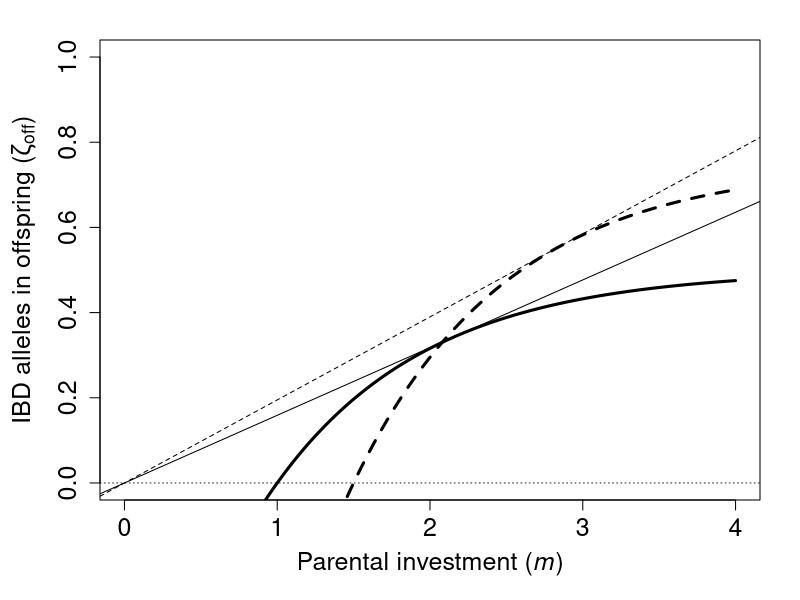
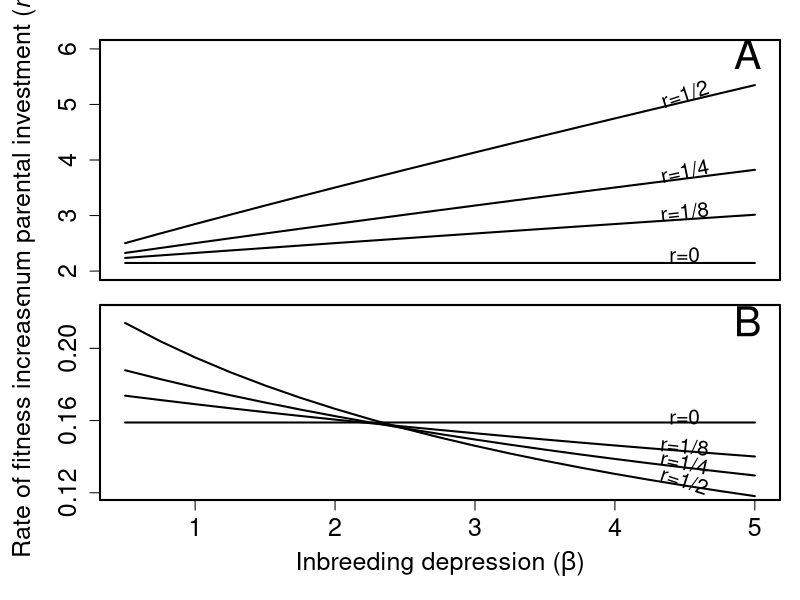
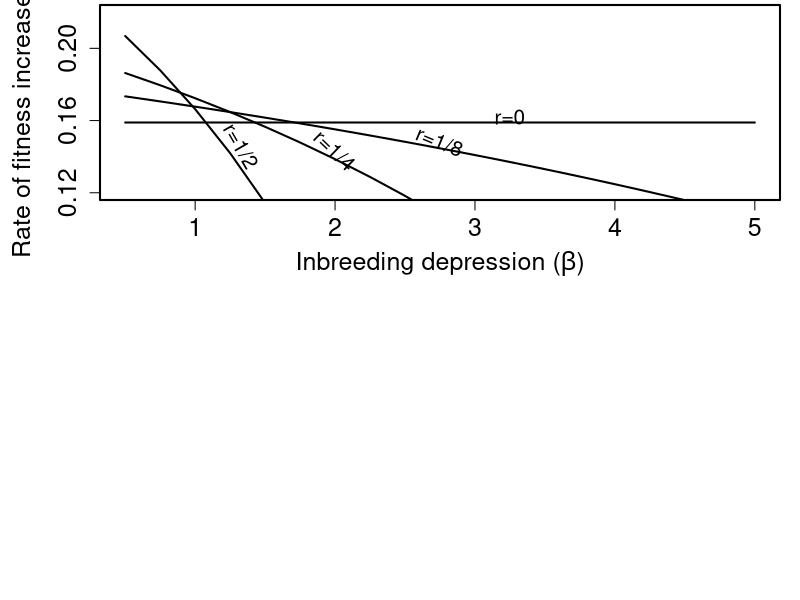
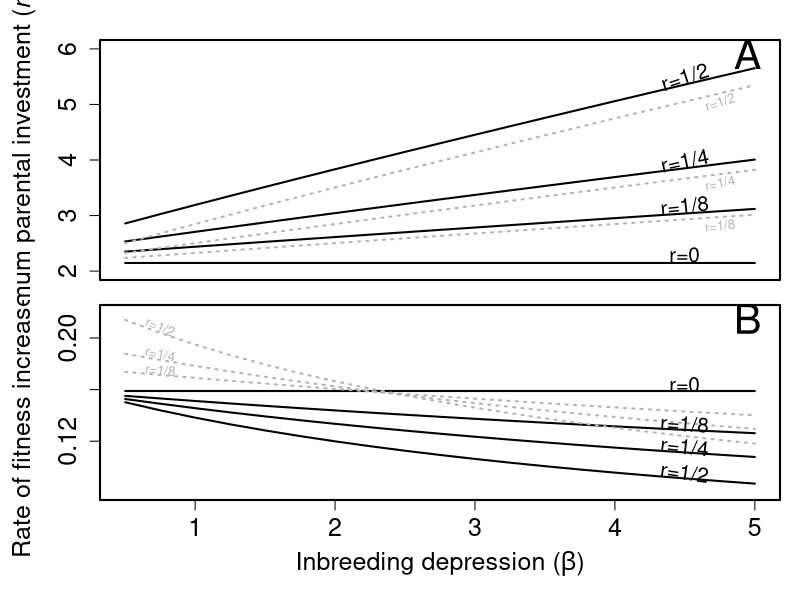
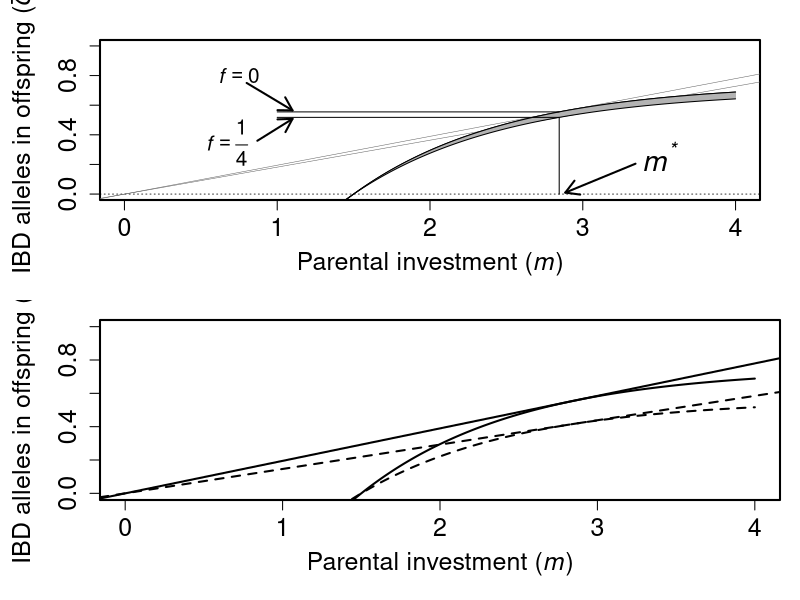
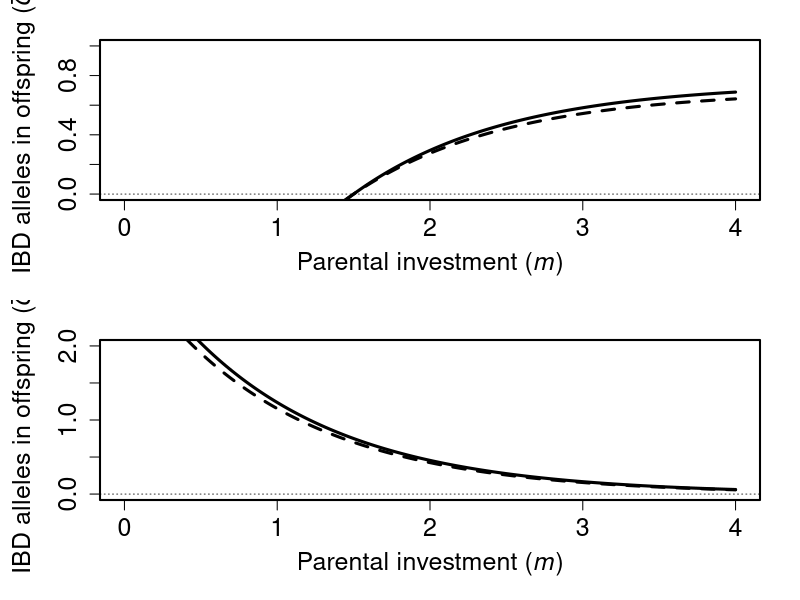
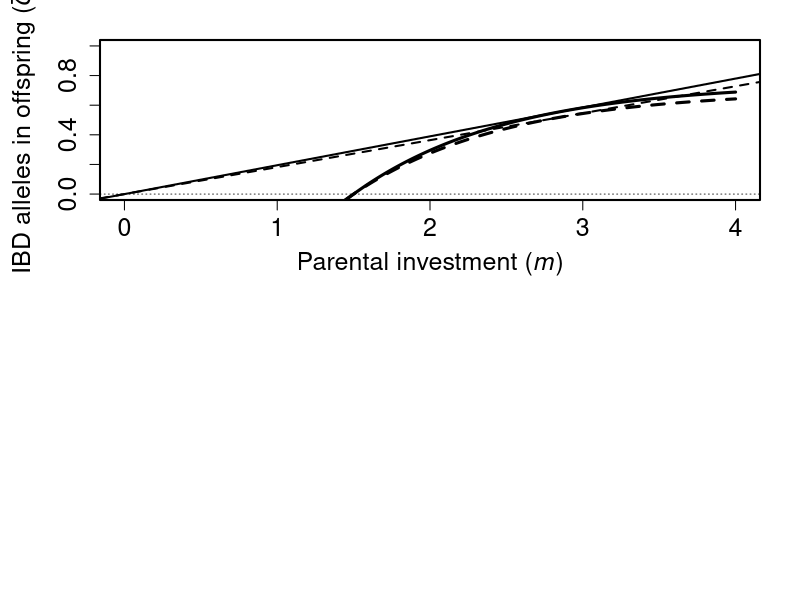

These figures' R source, in order:
## ---- chunk 1
# Below is a function of the general equation for plotting
OffATr <- function(r, m, mmin=1, Beta=1, c=1){
    return( (1/2)*(1+r) * (1 - exp(-c*(m - mmin - Beta*r)) ));
}
# Below is the same equation as an expression for maths
fm  <- expression(0.5*(1+r)*(1-exp(-c*(m-mmin-Beta*r))),'m');
# We can use the above to differentiate fm wrt `m`
fmd <- D(fm,'m'); # can print fmd to show solution
# Below is fmd for analysis and plotting
OffATrd <- function(r, m, mmin=1, Beta=1, c=1){
    return(  0.5 * (1 + r) * (exp(-c * (m - mmin - Beta * r)) * c)  );
    # Also can simplify: return(  (c/2)*(1+r)*exp(-c*(m-mmin-Beta*r))  );
} # We'll need the above to find m^{*} and \gamma^{*} 
# To find m^{*}, can use the function below
findm <- function(low.guess,high.guess,rval,mmin=1,Beta=1,c=1){
  fm  <- function(m,r=rval){ 
           OffATrd(r=rval, mmin=mmin, Beta=Beta, m=m, c=c)*(0-m) + 
             OffATr(r=rval, mmin=mmin, Beta=Beta, m=m, c=c);
         }
  lg  <- fm(m=low.guess, r=rval);
  hg  <- fm(m=high.guess,r=rval);
  if(lg > 0){
    u <- low.guess;
    l <- high.guess;
  }else{
    u <- high.guess;
    l <- low.guess;
  }
  if((fm(l) > 0 & fm(u) > 0) | (fm(l) < 0 & fm(u) < 0)){
    return("Value of m is outside the range");
  }else{
    check  <- 1;
    mguess <- 0.5 * (l+u);
    i      <- 0;
    while(abs(check) > 0.000001 & i < 1000000){
        check <- fm(r=rval, m=mguess);
        if(check > 0){
          u      <- mguess;
          mguess <- 0.5*(l+mguess); 
        }else{
          l      <- mguess;
          mguess <- 0.5*(u+mguess);
        }
        i <- i+1;
    }
    return(mguess);
  }
} # Running the below returns the estimate
# Below returns m^{*} for outbreeders and inbreeders, respectively
r00m <- findm(low.guess=0,high.guess=4,rval=0.0,mmin=1,Beta=1,c=1);
r05m <- findm(low.guess=0,high.guess=4,rval=0.5,mmin=1,Beta=1,c=1);
# Below finds the tangent slope, \gamma^{*}
r00g <- OffATr(r=0,   m=r00m, mmin=1, Beta=1, c=1) / r00m;
r05g <- OffATr(r=0.5, m=r05m, mmin=1, Beta=1, c=1) / r05m;
# The code below plots everything
PI <- seq(from=0,to=4,by=0.01);
Alleles_IBD_outbr <- OffATr(r=0.0, m=PI, mmin=1, Beta=1, c=1);
Alleles_IBD_inbr  <- OffATr(r=0.5, m=PI, mmin=1, Beta=1, c=1);
par(mar=c(5,5,2,2));
plot(PI,Alleles_IBD_outbr,type="l",lwd=3,ylim=c(0,1),
     xlab=expression(paste("Parental investment (",italic(m),")")),
     ylab=expression(paste("IBD alleles in offspring (",zeta[off],")")),
     cex.lab=1.5,cex.axis=1.5);
abline(h=0,lty="dotted",lwd=0.8);
points(PI,Alleles_IBD_inbr,type="l",lwd=3,lty="dashed");
abline(a=0,b=r00g,lty="solid", lwd=1); # Tangent line r = 0
abline(a=0,b=r05g,lty="dashed",lwd=1); # Tangent line r = 0.5
#abline(v=r00m,lty="solid", lwd=0.5); # Position of m^{*} for r = 0
#abline(v=r05m,lty="dashed",lwd=0.5); # Position of m^{*} for r = 0.5
## ---- chunk 2
OffAT <- function(r, m, B0=1, B1=1, c=1){
    return( (1/2)*(1+r) * (1 - exp(-c*(m - B0 - B1*r)) ));
}
## ---- chunk 3
# Getting the calculatoins for beta = 3
r00m.b3 <- findm(low.guess=0,high.guess=6,rval=0.0,mmin=1,Beta=3,c=1);
r05m.b3 <- findm(low.guess=0,high.guess=6,rval=0.5,mmin=1,Beta=3,c=1);
r00g.b3 <- OffATr(r=0,   m=r00m.b3, mmin=1, Beta=3, c=1) / r00m.b3;
r05g.b3 <- OffATr(r=0.5, m=r05m.b3, mmin=1, Beta=3, c=1) / r05m.b3;
## ---- chunk 4
bss <- seq(from=0.5,to=5,by=0.25);
gamz <- function(rvl,betas,mmin=1,c=1){
    mvl <- rep(0,length(betas));
    gam <- rep(0,length(betas));
    for(i in 1:length(bss)){
        mvl[i] <- findm(low.guess=0,high.guess=10,rval=rvl,mmin=1,Beta=betas[i],c=1);
        gam[i] <- OffATr(r=rvl, m=mvl[i], mmin=1, Beta=betas[i], c=1) / mvl[i];
    }
    return(list(mvl=mvl,gam=gam));
}
rg000 <- gamz(rvl=0.000,betas=bss);
rg125 <- gamz(rvl=0.125,betas=bss);
rg250 <- gamz(rvl=0.250,betas=bss);
rg500 <- gamz(rvl=0.500,betas=bss);
par(mfrow=c(2,1),mar=c(0.25,5,1,1),lwd=2);
layout(matrix(data=c(1,2), nrow=2, ncol=1, byrow = TRUE),
       widths=c(1,1), heights=c(1,1))
#----------------------------------------------------------------
par(mar=c(1,5,2,1),lwd=2);
plot(x=bss,y=rg000$mvl,type="l",lwd=2,ylim=c(2,6),pch=1.5,xaxt="n",
     xlab="",
     ylab=expression(paste("Optimum parental investment (",italic(m),"*)")),
     cex.lab=1.5,cex.axis=1.5);
points(x=bss,y=rg125$mvl,type="l",lwd=2);
points(x=bss,y=rg250$mvl,type="l",lwd=2);
points(x=bss,y=rg500$mvl,type="l",lwd=2);
text(x=bss[17],y=rg000$mvl[17]+0.15,labels="r=0",srt=-0,cex=1.25);
text(x=bss[17],y=rg125$mvl[17]+0.15,labels="r=1/8",srt=6,cex=1.25);
text(x=bss[17],y=rg250$mvl[17]+0.15,labels="r=1/4",srt=12,cex=1.25);
text(x=bss[17],y=rg500$mvl[17]+0.15,labels="r=1/2",srt=18,cex=1.25);
text(x=4.95,y=5.9,labels="A",cex=2.5);
#----------------------------------------------------------------
par(mar=c(5,5,0.25,1),lwd=2);
plot(x=bss,y=rg000$gam,type="l",lwd=2,ylim=c(0.12,0.22),pch=1.5,yaxt="n",
     xlab=expression(paste("Inbreeding depression (",beta,")")),
     ylab=expression(paste("Rate of fitness increase (",gamma,"*)")),
     cex.lab=1.5,cex.axis=1.5);
axis(side=2,at=c(0.12,0.16,0.20),cex.axis=1.5);
points(x=bss,y=rg125$gam,type="l",lwd=2);
points(x=bss,y=rg250$gam,type="l",lwd=2);
points(x=bss,y=rg500$gam,type="l",lwd=2);
text(x=bss[17],y=rg000$gam[17]+0.003,labels="r=0",srt=-0,cex=1.25);
text(x=bss[17],y=rg125$gam[17]+0.003,labels="r=1/8",srt=-6,cex=1.25);
text(x=bss[17],y=rg250$gam[17]+0.003,labels="r=1/4",srt=-12,cex=1.25);
text(x=bss[17],y=rg500$gam[17]+0.003,labels="r=1/2",srt=-18,cex=1.25);
text(x=4.95,y=0.215,labels="B",cex=2.5);

## ---- chunk 5
# First the below plots the new figure
bss <- seq(from=0.5,to=5,by=0.25);
gamznokin <- function(rvl,betas,mmin=1,c=1){
    mvl <- rep(0,length(betas));
    gam <- rep(0,length(betas));
    for(i in 1:length(bss)){
        mvl[i] <- findm(low.guess=0,high.guess=10,rval=0,mmin=1,Beta=betas[i],c=1);
        gam[i] <- OffATr(r=rvl, m=mvl[i], mmin=1, Beta=betas[i], c=1) / mvl[i];
    }
    return(list(mvl=mvl,gam=gam));
}
rg000nk <- gamznokin(rvl=0.000,betas=bss);
rg125nk <- gamznokin(rvl=0.125,betas=bss);
rg250nk <- gamznokin(rvl=0.250,betas=bss);
rg500nk <- gamznokin(rvl=0.500,betas=bss);
par(mar=c(5,5,0.25,1),lwd=2);
plot(x=bss,y=rg000nk$gam,type="l",lwd=2,ylim=c(0.12,0.22),pch=1.5,yaxt="n",
     xlab=expression(paste("Inbreeding depression (",beta,")")),
     ylab=expression(paste("Rate of fitness increase (",gamma,"*)")),
     cex.lab=1.5,cex.axis=1.5);
axis(side=2,at=c(0.12,0.16,0.20),cex.axis=1.5);
points(x=bss,y=rg125nk$gam,type="l",lwd=2);
points(x=bss,y=rg250nk$gam,type="l",lwd=2);
points(x=bss,y=rg500nk$gam,type="l",lwd=2);
text(x=bss[12],y=rg000nk$gam[12]+0.003,labels="r=0",srt=-0,cex=1.25);
text(x=bss[10],y=rg125nk$gam[10]+0.004,labels="r=1/8",srt=-22.5,cex=1.25);
text(x=bss[7],y=rg250nk$gam[7]+0.005,labels="r=1/4",srt=-44,cex=1.25);
text(x=bss[4]+0.08,y=rg500nk$gam[4]+0.004,labels="r=1/2",srt=-60,cex=1.25);
# Next, the below generates a function to find where lines intersect
# Finds the beta at which a particular r value intersects r=0 for fitness
findbeta <- function(high.guess,rval,m=FALSE,mmin=1,c=1){
    low.guess <- 0;
    outbr <- findm(low.guess=0,high.guess=10,rval=0,mmin=mmin,Beta=0,c=c);
    outgm <- OffATr(r=0,m=outbr,mmin=mmin,Beta=0,c=c) / outbr;
    if(m == FALSE){ # If we're not constraining m
        check  <- 1;
        bguess <- 0.5 * high.guess;
        i      <- 0;
        l      <- low.guess
        u      <- high.guess;
        while(abs(check) > 0.000001 & i < 1000000){
            mst   <- findm(low.guess=0,high.guess=10,rval=rval,mmin=mmin,Beta=bguess,c=c);
            gam   <- OffATr(r=rval,m=mst,mmin=mmin,Beta=bguess,c=c) / mst;
            check <- gam - outgm;
            if(check < 0){
                u      <- bguess;
                bguess <- 0.5*(l+bguess); 
            }else{
                l      <- bguess;
                bguess <- 0.5*(u+bguess);
            }
            i <- i+1;
        }
    }else{ #If we are forcing m to a particular value
        check  <- 1;
        bguess <- 0.5 * high.guess;
        i      <- 0;
        l      <- low.guess
        u      <- high.guess;
        while(abs(check) > 0.000001 & i < 1000000){
            gam   <- OffATr(r=rval,m=m,mmin=mmin,Beta=bguess,c=c) / m;
            check <- gam - outgm;
            if(check < 0){
                u      <- bguess;
                bguess <- 0.5*(l+bguess); 
            }else{
                l      <- bguess;
                bguess <- 0.5*(u+bguess);
            }
            i <- i+1;
        }
    }   
    return(bguess);
}
## ---- chunk 6
# New equations needed to present the results below
fpair <- expression(0.5*(1+r)*(1-exp(-c*(m-mmin-Beta*r))) - 
                        (r/2)*(1-exp(-c*(z-mmin))),'m');
fpaird <- D(fpair,'m'); # can print fmd to show solution
Offpair <- function(r, m, mmin=1, Beta=1, c=1, m0=r00m){
    direct   <- (1/2)*(1+r) * (1 - exp(-c*(m - mmin - Beta*r)) );
    indirect <- (r/2)*(1-exp(-c*(r00m-mmin)));
    return( direct - indirect);
}
findmpair <- function(low.guess,high.guess,rval,mmin=1,Beta=1,c=1,m0=r00m){
    # Note that derivative of zeta has not changed, only the original f
    fm  <- function(m,r=rval){ 
        OffATrd(r=rval, mmin=mmin, Beta=Beta, m=m, c=c)*(0-m) + 
            Offpair(r=rval, mmin=mmin, Beta=Beta, m=m, c=c, m0=m0);
    }
    lg  <- fm(m=low.guess, r=rval);
    hg  <- fm(m=high.guess,r=rval);
    if(lg > 0){
        u <- low.guess;
        l <- high.guess;
    }else{
        u <- high.guess;
        l <- low.guess;
    }
    if((fm(l) > 0 & fm(u) > 0) | (fm(l) < 0 & fm(u) < 0)){
        return("Value of m is outside the range");
    }else{
        check  <- 1;
        mguess <- 0.5 * (l+u);
        i      <- 0;
        while(abs(check) > 0.000001 & i < 1000000){
            check <- fm(r=rval, m=mguess);
            if(check > 0){
                u      <- mguess;
                mguess <- 0.5*(l+mguess); 
            }else{
                l      <- mguess;
                mguess <- 0.5*(u+mguess);
            }
            i <- i+1;
        }
        return(mguess);
    }
} # Running the below returns the
r05mpB0 <- findmpair(low.guess=0,high.gues=10,rval=0.5,Beta=0);
r05gpB0 <- Offpair(r=0.5, m=r05mpB0, mmin=1, Beta=0, c=1, m0=r00m) / r05mpB0;
r05mpB1 <- findmpair(low.guess=0,high.gues=10,rval=0.5,Beta=1);
r05gpB1 <- Offpair(r=0.5, m=r05mpB0, mmin=1, Beta=1, c=1, m0=r00m) / r05mpB1;

## ---- chunk 7
#---------------- Some general patterns now plotted
bss <- seq(from=0.5,to=5,by=0.25);
gamzp <- function(rvl,betas,mmin=1,c=1,m0=r00m){
    mvl <- rep(0,length(betas));
    gam <- rep(0,length(betas));
    for(i in 1:length(bss)){
        mvl[i] <- findmpair(low.guess=0,high.guess=10,rval=rvl,
                            mmin=1,Beta=betas[i],c=1,m0=r00m);
        gam[i] <- Offpair(r=rvl,m=mvl[i],mmin=1,Beta=betas[i],c=1,m0=m0) / mvl[i];
    }
    return(list(mvl=mvl,gam=gam));
}
rg000p <- gamzp(rvl=0.000,betas=bss);
rg125p <- gamzp(rvl=0.125,betas=bss);
rg250p <- gamzp(rvl=0.250,betas=bss);
rg500p <- gamzp(rvl=0.500,betas=bss);
par(mfrow=c(2,1),mar=c(0.25,5,1,1),lwd=2);
layout(matrix(data=c(1,2), nrow=2, ncol=1, byrow = TRUE),
       widths=c(1,1), heights=c(1,1))
#----------------------------------------------------------------
par(mar=c(1,5,2,1),lwd=2);
plot(x=bss,y=rg000p$mvl,type="l",lwd=2,ylim=c(2,6),pch=1.5,xaxt="n",
     xlab="",
     ylab=expression(paste("Optimum parental investment (",italic(m),"*)")),
     cex.lab=1.5,cex.axis=1.5);
points(x=bss,y=rg125p$mvl,type="l",lwd=2);
points(x=bss,y=rg250p$mvl,type="l",lwd=2);
points(x=bss,y=rg500p$mvl,type="l",lwd=2);
points(x=bss,y=rg125$mvl,type="l",lwd=2,lty="dotted",col="grey70");
points(x=bss,y=rg250$mvl,type="l",lwd=2,lty="dotted",col="grey70");
points(x=bss,y=rg500$mvl,type="l",lwd=2,lty="dotted",col="grey70");
text(x=bss[17],y=rg000p$mvl[17]+0.15,labels="r=0",srt=-0,cex=1.25);
text(x=bss[17],y=rg125p$mvl[17]+0.15,labels="r=1/8",srt=6,cex=1.25);
text(x=bss[17],y=rg250p$mvl[17]+0.15,labels="r=1/4",srt=12,cex=1.25);
text(x=bss[17],y=rg500p$mvl[17]+0.15,labels="r=1/2",srt=18,cex=1.25);
text(x=bss[18],y=rg125$mvl[18]-0.15,labels="r=1/8",srt=6,cex=0.8,col="grey70");
text(x=bss[18],y=rg250$mvl[18]-0.15,labels="r=1/4",srt=12,cex=0.8,col="grey70");
text(x=bss[18],y=rg500$mvl[18]-0.15,labels="r=1/2",srt=18,cex=0.8,col="grey70");
text(x=4.95,y=5.9,labels="A",cex=2.5);
#----------------------------------------------------------------
par(mar=c(5,5,0.25,1),lwd=2);
plot(x=bss,y=rg000p$gam,type="l",lwd=2,ylim=c(0.08,0.22),pch=1.5,yaxt="n",
     xlab=expression(paste("Inbreeding depression (",beta,")")),
     ylab=expression(paste("Rate of fitness increase (",gamma,"*)")),
     cex.lab=1.5,cex.axis=1.5);
axis(side=2,at=c(0.12,0.16,0.20),cex.axis=1.5);
points(x=bss,y=rg125p$gam,type="l",lwd=2);
points(x=bss,y=rg250p$gam,type="l",lwd=2);
points(x=bss,y=rg500p$gam,type="l",lwd=2);
points(x=bss,y=rg125$gam,type="l",lwd=2,lty="dotted",col="grey70");
points(x=bss,y=rg250$gam,type="l",lwd=2,lty="dotted",col="grey70");
points(x=bss,y=rg500$gam,type="l",lwd=2,lty="dotted",col="grey70");
text(x=bss[17],y=rg000p$gam[17]+0.005,labels="r=0",srt=-0,cex=1.25);
text(x=bss[17],y=rg125p$gam[17]+0.005,labels="r=1/8",srt=-4,cex=1.25);
text(x=bss[17],y=rg250p$gam[17]+0.005,labels="r=1/4",srt=-6,cex=1.25);
text(x=bss[17],y=rg500p$gam[17]+0.005,labels="r=1/2",srt=-8,cex=1.25);
text(x=bss[2],y=rg125$gam[2]+0.004,labels="r=1/8",srt=-7,cex=0.8,col="grey70");
text(x=bss[2],y=rg250$gam[2]+0.005,labels="r=1/4",srt=-12,cex=0.8,col="grey70");
text(x=bss[2],y=rg500$gam[2]+0.005,labels="r=1/2",srt=-23,cex=0.8,col="grey70");
text(x=4.95,y=0.215,labels="B",cex=2.5);

## ---- chunk 8
OffATf <- function(f, k, m, B0=1, B1=1, c=1){
    return( (1/2)*(1+(2*k/(1+f))) * (1 - exp(-c*(m - B0 - 2*B1*k)) ));
}
findmf <- function(low.guess,high.guess,kval,fval,B1=1,c=1,B0=1){
  OffATf <- function(m, f=fval, k=kval, B0=1, B1=1, c=1){
    return( (1/2)*(1+(2*k/(1+f))) * (1 - exp(-c*(m - B0 - 2*B1*k)) ));
  }
  OffATff <- function(m, k=kval, f=fval, B0=1, B1=1, c=1){
    return( 0.5 * (1 + (2 * k/(f + 1))) * (exp(-c * (m - B0 - 2 * B1 * k)) * c) );
  }    
  fm <- function(m, f=fval, k=kval, B0=1, B1=1, c=1){
    OffATff(m=m, f=fval, k=kval, B0=B0, B1=B1, c=c)*(0-m) + 
          OffATf(m=m, f=fval, k=kval, B0=B0, B1=B1, c=c);
  }
  lg  <- fm(m=low.guess, k=kval, f=fval);
  hg  <- fm(m=high.guess,k=kval, f=fval);
  if(lg > 0){
    u <- low.guess;
    l <- high.guess;
  }else{
    u <- high.guess;
    l <- low.guess;
  }
  if((fm(l) > 0 & fm(u) > 0) | (fm(l) < 0 & fm(u) < 0)){
    return("Value of m is outside the range");
  }else{
    check  <- 1;
    mguess <- 0.5 * (l+u);
    i      <- 0;
    while(abs(check) > 0.001 & i < 10000){
        check <- fm(k=kval, f=fval, m=mguess);
        if(check > 0){
          u      <- mguess;
          mguess <- 0.5*(l+mguess); 
        }else{
          l      <- mguess;
          mguess <- 0.5*(u+mguess);
        }
        i <- i+1;
    }
    return(mguess);
  }
} # Running the below returns the estimate
imopt.f000 <- findmf(low.guess=0,high.guess=4,kval=0.25,fval=0.0, B1=1);
imopt.f025 <- findmf(low.guess=0,high.guess=4,kval=0.25,fval=0.25, B1=1);
itang.f000 <- OffATf(m=imopt.f000, f=0, k=0.25, B0=1, B1=1, c=1) / imopt.f000;
itang.f025 <- OffATf(m=imopt.f025, f=0.25, k=0.25, B0=1, B1=1, c=1) / imopt.f025;
omopt.f000 <- findmf(low.guess=0,high.guess=4,kval=0.0,fval=0.0, B1=1);
omopt.f025 <- findmf(low.guess=0,high.guess=4,kval=0.0,fval=0.25, B1=1);
otang.f000 <- OffATf(m=omopt.f000, f=0, k=0.0, B0=1, B1=1, c=1) / omopt.f000;
otang.f025 <- OffATf(m=omopt.f025, f=0.25, k=0.0, B0=1, B1=1, c=1) / omopt.f025;
## ---- chunk 9
Alleles_IBD_f000 <- OffATf(k=0.25, f=0.0, m=PI, B0=1, B1=1, c=1);
par(mar=c(5,5,2,2));
plot(PI,Alleles_IBD_f000,type="l",lwd=1,ylim=c(0,1),lty="solid",
     xlab=expression(paste("Parental investment (",italic(m),")")),
     ylab=expression(paste("IBD alleles in offspring (",zeta[off],")")),
     cex.lab=1.5,cex.axis=1.5);
abline(h=0,lty="dotted",lwd=0.8);
Alleles_IBD_f025 <- OffATf(k=0.25, f=0.25, m=PI, B0=1, B1=1, c=1);
abline(b=itang.f000,a=0,lty="solid",lwd=0.5,col="grey40");
abline(b=itang.f025,a=0,lty="solid",lwd=0.5,col="grey40");
polygon(x=c(PI,rev(PI)),y=c(Alleles_IBD_f000,rev(Alleles_IBD_f025)),col="grey70",border=NA);
points(PI,Alleles_IBD_f025,type="l",lwd=1,col="black",lty="solid");
points(PI,Alleles_IBD_f000,type="l",lwd=1,col="black",lty="solid");
yof000 <- OffATf(k=0.25, f=0.0,  m=imopt.f000, B0=1, B1=1, c=1);
yof025 <- OffATf(k=0.25, f=0.25, m=imopt.f025, B0=1, B1=1, c=1);
xline  <- seq(from=1,to=imopt.f000,by=0.001);
points(x=xline,y=rep(yof000,length(xline)),type="l",lwd=1);
points(x=xline,y=rep(yof025,length(xline)),type="l",lwd=1);
yline  <- seq(from=0,to=yof025,by=0.001);
points(x=rep(imopt.f025,length(yline)),y=yline,type="l",lwd=1);
text(x=3.5,y=0.255,labels=expression(paste(italic(m^{"*"}))),cex=1.75);
arrows(x0=3.345,y0=0.205,x1=imopt.f025+0.04,y1=0.01,length = 0.15,angle=30,code=2,lwd=2);
text(x=0.75,y=0.8,labels=expression(paste(italic(f==0))),cex=1.25);
arrows(x0=0.8,y0=0.75,x1=1.1,y1=yof000+0.01,length = 0.15,angle=30,code=2,lwd=2);
text(x=0.67,y=0.35,labels=expression(paste(italic(f==frac(1,4)))),cex=1.25);
arrows(x0=0.87,y0=0.36,x1=1.1,y1=yof025-0.01,length = 0.15,angle=30,code=2,lwd=2);
## ---- chunk 10
fm <- expression(0.5*(1+r)*(1-exp(-c*(m-B0-B1*r))),'m');
fm1 <- D(fm,'m');
## ---- chunk 11
r00m.y <- OffATr(r=0,  m=r00m, mmin=1, Beta=1, c=1);
r05m.y <- OffATr(r=0.5, m=r05m, mmin=1, Beta=1, c=1);
## ---- chunk 12
rrmm  <- expression((1/beta)*(mopt-mmin+(1/c)*log(1/(mopt*c+1))),'mopt');
# We can use the above to differentiate fm wrt `m`
drdm <- D(rrmm,'mopt'); # can print fmd to show solution
# Note that drdm simplifies considerably from what R produces
## ---- chunk 13
fm  <- expression(0.5*(1+r) * (1 - exp(-c*(m-mmin-Beta*r))) * (1-r*Delta),'m');
# We can use the above to differentiate fm wrt `m`
fmd <- D(fm,'m'); # can print fmd to show solution
OffDelta <- function(r, m, mmin=1, Beta=1, c=1, Delta){
    return( 0.5*(1+r) * (1 - exp(-c*(m-mmin-Beta*r))) * (1-r*Delta) );
}
OffDeltad <- function(r, m, mmin=1, Beta=1, c=1, Delta){
    return( 0.5 * (1 + r) * (exp(-c * (m - mmin - Beta * r)) * c)*(1-r*Delta) );
}
findmDelta <- function(low.guess,high.guess,rval,mmin=1,Beta=1,c=1,Delta){
    fm  <- function(m,r=rval, DD=Delta){ 
        OffDeltad(r=rval, mmin=mmin, Beta=Beta, m=m, c=c, Delta=Delta)*(0-m) + 
            OffDelta(r=rval, mmin=mmin, Beta=Beta, m=m, c=c, Delta=Delta);
    }
    lg  <- fm(m=low.guess, r=rval, DD=Delta);
    hg  <- fm(m=high.guess,r=rval, DD=Delta);
    if(lg > 0){
        u <- low.guess;
        l <- high.guess;
    }else{
        u <- high.guess;
        l <- low.guess;
    }
    if((fm(l) > 0 & fm(u) > 0) | (fm(l) < 0 & fm(u) < 0)){
        return("Value of m is outside the range");
    }else{
        check  <- 1;
        mguess <- 0.5 * (l+u);
        i      <- 0;
        while(abs(check) > 0.000001 & i < 1000000){
            check <- fm(r=rval, m=mguess);
            if(check > 0){
                u      <- mguess;
                mguess <- 0.5*(l+mguess); 
            }else{
                l      <- mguess;
                mguess <- 0.5*(u+mguess);
            }
            i <- i+1;
        }
        return(mguess);
    }
} # Running the below returns the estimate
Beta <- 1;
c    <- 1;
mmin <- 1;
rva  <- 0.5;
Delt <- 0; # First show no Delta
Del1 <- OffDelta(m=PI,r=0.5,Delta=Delt, Beta=1);
par(mar=c(5,5,1,1));
plot(x=PI,y=Del1,type="l",lwd=2,ylim=c(0,1),
     xlab=expression(paste("Parental investment (",italic(m),")")),
     ylab=expression(paste("IBD alleles in offspring (",zeta[off],")")),
     cex.lab=1.5,cex.axis=1.5);
d1m <- findmDelta(low.guess=0,high.guess=10,rval=0.5,Delta=Delt);
d1g <- OffDelta(r=rva, mmin=mmin, Beta=Beta, m=d1m, c=c, Delta=Delt) / d1m;
abline(a=0,b=d1g,col="black");
Delt <- 0.5; # Now show significant delta
Del2 <- OffDelta(m=PI,r=0.5,Delta=Delt, Beta=1);
points(x=PI,y=Del2,type="l",lwd=2,ylim=c(0,1),lty="dashed");
d2m <- findmDelta(low.guess=0,high.guess=10,rval=0.5,Delta=Delt);
d2g <- OffDelta(r=rva, mmin=mmin, Beta=Beta, m=d2m, c=c, Delta=Delt) / d2m;
abline(a=0,b=d2g,lty="dashed");

## ---- chunk 14
beteq <- 2.335264; # eyeballed then found this value
m00eq <- 2.146187; # Iteratively found these values
m05eq <- 3.719273;
r00eq <- OffATr(r=0,  m=m00eq,Beta=beteq,mmin=1,c=1);
r05eq <- OffATr(r=0.5,m=m05eq,Beta=beteq,mmin=1,c=1);
g00eq <- r00eq / m00eq;
g05eq <- r05eq / m05eq;
## ---- chunk 15
find.Beta <- function(lg,hg,mstari,mstaro,cvl=1,mmin=1,rval=0.5){
    Ir <- function(Beta, m=mstari, cvl=cvl, mmin=mmin, rval=rval){
        return( 0.5*(1+rval)*(1-exp(-cvl*(m-mmin-rval*Beta))) );
    }
    oD <- exp(-cvl*(mstaro-mmin-0.0));
    Of <- Ir(Beta=0, m=mstaro, cvl=cvl, mmin=mmin, rval=0);
    uu <- Ir(Beta=lg, m=mstaro, cvl=cvl, mmin=mmin, rval=rval);
    ll <- Ir(Beta=hg, m=mstaro, cvl=cvl, mmin=mmin, rval=rval);
    if((ll > Of & uu > Of) | (ll < Of & uu < Of)){
        return("Value of m is outside the range");
    }else{
        check  <- 1;
        mguess <- 0.5 * (lg+hg);
        i      <- 0;
        while(abs(check) > 0.001 & i < 10000){
            check <- Ir(Beta=mguess, m=mstaro, cvl=cvl, mmin=mmin, rval=rval) - Of;
            if(check < 0){
                hg     <- mguess;
                mguess <- 0.5*(lg+mguess); 
            }else{
                lg     <- mguess;
                mguess <- 0.5*(hg+mguess);
            }
            i <- i+1;
        }
        return(mguess);
    }
} # Running the below returns the estimate
est <- find.Beta(lg=0,hg=5,mstari=2.85,mstaro=2.15);
## ---- chunk 16
OffATf <- function(f, k, m, B0=1, B1=1, c=1){
    return( (1/2)*(1+(2*k/(1+f))) * (1 - exp(-c*(m - B0 - 2*B1*k)) ));
}
Alleles_IBD_f000 <- OffATf(k=0.25, f=0, m=PI, B0=1, B1=1, c=1);
par(mar=c(5,5,2,2));
plot(PI,Alleles_IBD_f000,type="l",lwd=3,ylim=c(0,1),
     xlab=expression(paste("Parental investment (",italic(m),")")),
     ylab=expression(paste("IBD alleles in offspring (",zeta[off],")")),
     cex.lab=1.5,cex.axis=1.5);
abline(h=0,lty="dotted",lwd=0.8);
Alleles_IBD_f025 <- OffATf(k=0.25, f=0.25, m=PI, B0=1, B1=1, c=1);
points(PI,Alleles_IBD_f025,type="l",lwd=3,col="black",lty="dashed");
## ---- chunk 17
fm <- expression(0.5*(1+(2*k/(f+1)))*(1-exp(-c*(m-B0-2*B1*k))),'m');
fm1 <- D(fm,'m');
print(fm1);
## ---- chunk 18
Offdk <- function(k, f, m, B0=1, B1=1, c=1){
    return( 0.5 * (1 + (2 * k/(f + 1))) * (exp(-c * (m - B0 - 2 * B1 * k)) * c) );
}
Alleles_IBD_f000 <- Offdk(k=0.25, f=0, m=PI, B0=1, B1=1, c=1);
par(mar=c(5,5,2,2));
plot(PI,Alleles_IBD_f000,type="l",lwd=3,ylim=c(0,2),
     xlab=expression(paste("Parental investment (",italic(m),")")),
     ylab=expression(paste("IBD alleles in offspring (",zeta[off],")")),
     cex.lab=1.5,cex.axis=1.5);
abline(h=0,lty="dotted",lwd=0.8);
Alleles_IBD_f025 <- Offdk(k=0.25, f=0.25, m=PI, B0=1, B1=1, c=1);
points(PI,Alleles_IBD_f025,type="l",lwd=3,col="black",lty="dashed");
## ---- chunk 19
findmf <- function(low.guess,high.guess,kval,fval,B1=1,c=1,B0=1){
  OffATf <- function(m, f=fval, k=kval, B0=1, B1=1, c=1){
    return( (1/2)*(1+(2*k/(1+f))) * (1 - exp(-c*(m - B0 - 2*B1*k)) ));
  }
  OffATff <- function(m, k=kval, f=fval, B0=1, B1=1, c=1){
    return( 0.5 * (1 + (2 * k/(f + 1))) * (exp(-c * (m - B0 - 2 * B1 * k)) * c) );
  }    
  fm <- function(m, f=fval, k=kval, B0=1, B1=1, c=1){
    OffATff(m=m, f=fval, k=kval, B0=B0, B1=B1, c=c)*(0-m) + 
          OffATf(m=m, f=fval, k=kval, B0=B0, B1=B1, c=c);
  }
  lg  <- fm(m=low.guess, k=kval, f=fval);
  hg  <- fm(m=high.guess,k=kval, f=fval);
  if(lg > 0){
    u <- low.guess;
    l <- high.guess;
  }else{
    u <- high.guess;
    l <- low.guess;
  }
  if((fm(l) > 0 & fm(u) > 0) | (fm(l) < 0 & fm(u) < 0)){
    return("Value of m is outside the range");
  }else{
    check  <- 1;
    mguess <- 0.5 * (l+u);
    i      <- 0;
    while(abs(check) > 0.001 & i < 10000){
        check <- fm(k=kval, f=fval, m=mguess);
        if(check > 0){
          u      <- mguess;
          mguess <- 0.5*(l+mguess); 
        }else{
          l      <- mguess;
          mguess <- 0.5*(u+mguess);
        }
        i <- i+1;
    }
    return(mguess);
  }
} # Running the below returns the estimate
mopt.f000 <- findmf(low.guess=0,high.guess=4,kval=0.25,fval=0.0, B1=1);
mopt.f025 <- findmf(low.guess=0,high.guess=4,kval=0.25,fval=0.25, B1=1);
tang.f000 <- OffATf(m=mopt.f000, f=0, k=0.25, B0=1, B1=1, c=1) / mopt.f000;
tang.f025 <- OffATf(m=mopt.f025, f=0.25, k=0.25, B0=1, B1=1, c=1) / mopt.f025;
## ---- chunk 20
OffATf <- function(f, k, m, B0=1, B1=1, c=1){
    return( (1/2)*(1+(2*k/(1+f))) * (1 - exp(-c*(m - B0 - 2*B1*k)) ));
}
Alleles_IBD_f000 <- OffATf(k=0.25, f=0, m=PI, B0=1, B1=1, c=1);
par(mar=c(5,5,2,2));
plot(PI,Alleles_IBD_f000,type="l",lwd=3,ylim=c(0,1),
     xlab=expression(paste("Parental investment (",italic(m),")")),
     ylab=expression(paste("IBD alleles in offspring (",zeta[off],")")),
     cex.lab=1.5,cex.axis=1.5);
abline(h=0,lty="dotted",lwd=0.8);
Alleles_IBD_f025 <- OffATf(k=0.25, f=0.25, m=PI, B0=1, B1=1, c=1);
points(PI,Alleles_IBD_f025,type="l",lwd=3,col="black",lty="dashed");
abline(b=tang.f000,a=0,lty="solid",lwd=2);
abline(b=tang.f025,a=0,lty="dashed",lwd=2);
## ---- chunk 21
findmp <- function(low.guess,high.guess,rval,mmin=1,Beta=1,c=1){
    fm  <- function(m,r=rval){ 
         (2*OffATr(r=rval, mmin=mmin, Beta=Beta, m=m, c=c) / 
            OffATrd(r=rval, mmin=mmin, Beta=Beta, m=m, c=c));
    }
    lg  <- fm(m=low.guess, r=rval);
    if(lg < 0){
        fixlg     <- seq(from=low.guess,to=high.guess,by=0.01);
        move      <- sum(fm(m=fixlg,r=rval) < 0);
        newg      <- fixlg[move+1];
        lg        <- fm(m=newg, r=rval);
    }
    hg  <- fm(m=high.guess,r=rval);
    if(lg > 0){
        u <- low.guess;
        l <- high.guess;
    }else{
        u <- high.guess;
        l <- low.guess;
    }
    if((fm(l) > 0 & fm(u) > 0) | (fm(l) < 0 & fm(u) < 0)){
        return("Value of m is outside the range");
    }else{
        check  <- 1;
        mguess <- 0.5 * (l+u);
        i      <- 0;
        while(abs(check) > 0.000001 & i < 1000000){
            check <- fm(r=rval, m=mguess) - mguess;
            if(check > 0){
                u      <- mguess;
                mguess <- 0.5*(l+mguess); 
            }else{
                l      <- mguess;
                mguess <- 0.5*(u+mguess);
            }
            i <- i+1;
        }
        return(mguess);
    }
} # Running the below returns the estimate
